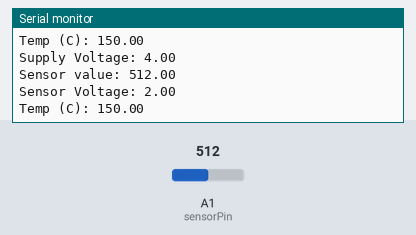
A sketch run on a simulated Arduino Uno, built with avr-gcc and run on an emulated ATmega328P. Shown: the last lines printed to the serial monitor. The test bench sets the inputs (shaded band); at power-on: A1 (sensorPin) = 512.

Above: at 1.7 s.
1.8 s: A1 (sensorPin) set to 716
At 3.1 s:
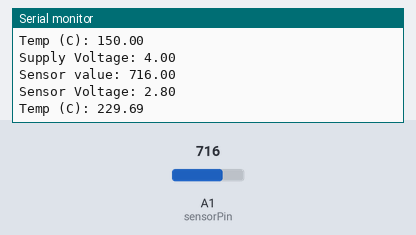
3.3 s: A1 (sensorPin) set to 900
At 4.0 s:
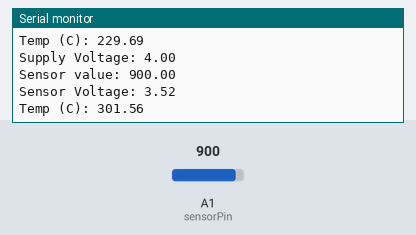
Timing chart, 0 to 6.3 s (numbered marks = the images above; inputs shaded):
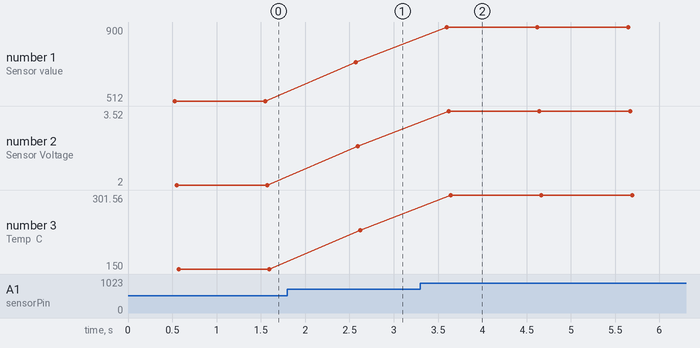

Measured:
- after the input at 1.8 s, the serial monitor: prints a new line after 0.77 s (image 1)
- after the input at 3.3 s, the serial monitor: prints a new line after 0.30 s (image 2)
- plotted number 1: 512 → 716 after the input at 1.8 s, 716 → 900 after the input at 3.3 s
- plotted number 2: 2 → 2.8 after the input at 1.8 s, 2.8 → 3.52 after the input at 3.3 s
- plotted number 3: 150 → 229.69 after the input at 1.8 s, 229.69 → 301.56 after the input at 3.3 s

The sketch:

lilypadTemperatureGauge.ino
```cpp
#define BANDGAPREF 14   // special indicator that we want to measure the bandgap

const int sensorPin = A1;
const int ledPin1 = 5;
const int ledPin2 = 6;
const int ledPin3 = A2;
const int ledPin4 = A4;
const int ledPin5 = A3;

float degreesC;

void setup() {
  // enable the internal ~1.1volt bandgap reference
  analogReference(INTERNAL);

  // Set the temperature sensor pin as an INPUT:
  pinMode(sensorPin, INPUT);

  Serial.begin(9600);  //Start the serial connection with the computer
                       //to view the result open the serial monitor
  delay(500);
}

void loop() {
  readTemperature();
  ledScale();
}

void readTemperature() {
  float supplyVoltage = readVcc() / 1024;
  Serial.print("Supply Voltage: "); Serial.println(supplyVoltage);

  // Read the raw 0-1023 value of temperature into a variable.
  float sensorValue = analogRead(sensorPin);
  Serial.print("Sensor value: "); Serial.println(sensorValue);

  // Calculate the voltage, based on that value.
  float sensorVoltage = sensorValue * (supplyVoltage / 1024.0);
  Serial.print("Sensor Voltage: "); Serial.println(sensorVoltage);

  // Calculate the celsius temperature, based on that voltage..
  degreesC = (sensorVoltage - 0.5) * 100.0;
  Serial.print("Temp (C): "); Serial.println(degreesC);

  Serial.println();
  // Wait 1 second between readings
  delay(1000);
}

long readVcc() {
  // Read 1.1V reference against AVcc
  // set the reference to Vcc and the measurement to the internal 1.1V reference
  #if defined(__AVR_ATmega32U4__) || defined(__AVR_ATmega1280__) || defined(__AVR_ATmega2560__)
    ADMUX = _BV(REFS0) | _BV(MUX4) | _BV(MUX3) | _BV(MUX2) | _BV(MUX1);
  #elif defined (__AVR_ATtiny24__) || defined(__AVR_ATtiny44__) || defined(__AVR_ATtiny84__)
    ADMUX = _BV(MUX5) | _BV(MUX0);
  #elif defined (__AVR_ATtiny25__) || defined(__AVR_ATtiny45__) || defined(__AVR_ATtiny85__)
    ADMUX = _BV(MUX3) | _BV(MUX2);
  #else
    ADMUX = _BV(REFS0) | _BV(MUX3) | _BV(MUX2) | _BV(MUX1);
  #endif

  delay(2); // Wait for Vref to settle
  ADCSRA |= _BV(ADSC); // Start conversion
  while (bit_is_set(ADCSRA,ADSC)); // measuring

  uint8_t low  = ADCL; // must read ADCL first - it then locks ADCH
  uint8_t high = ADCH; // unlocks both

  long result = (high<<8) | low;

  result = 1125300L / result; // Calculate Vcc (in mV); 1125300 = 1.1*1023*1000
  return result; // Vcc in millivolts
}

void ledScale() {
  if (degreesC <= 18) {
    digitalWrite(ledPin1, LOW);
    digitalWrite(ledPin2, LOW);
    digitalWrite(ledPin3, LOW);
    digitalWrite(ledPin4, LOW);
    digitalWrite(ledPin5, LOW);
  }
  if (degreesC > 19) {
    digitalWrite(ledPin1, HIGH);
    digitalWrite(ledPin2, LOW);
    digitalWrite(ledPin3, LOW);
    digitalWrite(ledPin4, LOW);
    digitalWrite(ledPin5, LOW);
  }
  if (degreesC > 20) {
    digitalWrite(ledPin1, HIGH);
    digitalWrite(ledPin2, HIGH);
    digitalWrite(ledPin3, LOW);
    digitalWrite(ledPin4, LOW);
    digitalWrite(ledPin5, LOW);
  }
  if (degreesC > 21) {
    digitalWrite(ledPin1, HIGH);
    digitalWrite(ledPin2, HIGH);
    digitalWrite(ledPin3, HIGH);
    digitalWrite(ledPin4, LOW);
    digitalWrite(ledPin5, LOW);
  }
  if (degreesC > 22) {
    digitalWrite(ledPin1, HIGH);
    digitalWrite(ledPin2, HIGH);
    digitalWrite(ledPin3, HIGH);
    digitalWrite(ledPin4, HIGH);
    digitalWrite(ledPin5, LOW);
  }
  if (degreesC > 24) {
    digitalWrite(ledPin1, HIGH);
    digitalWrite(ledPin2, HIGH);
    digitalWrite(ledPin3, HIGH);
    digitalWrite(ledPin4, HIGH);
    digitalWrite(ledPin5, HIGH);
  }
}
```
